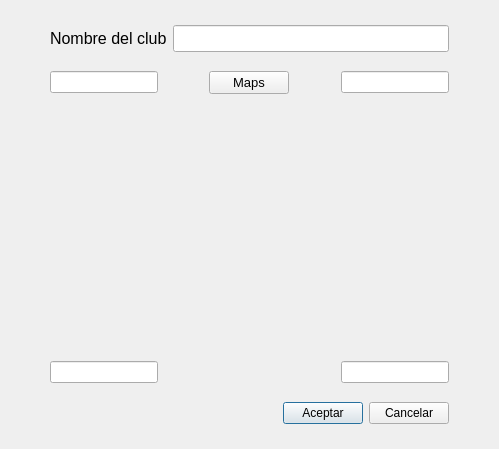
<?xml version="1.0" encoding="UTF-8"?>
<ui version="4.0">
 <class>DialogNewCourt</class>
 <widget class="QDialog" name="DialogNewCourt">
  <property name="windowModality">
   <enum>Qt::NonModal</enum>
  </property>
  <property name="geometry">
   <rect>
    <x>0</x>
    <y>0</y>
    <width>499</width>
    <height>449</height>
   </rect>
  </property>
  <property name="sizePolicy">
   <sizepolicy hsizetype="Expanding" vsizetype="Expanding">
    <horstretch>0</horstretch>
    <verstretch>0</verstretch>
   </sizepolicy>
  </property>
  <property name="minimumSize">
   <size>
    <width>0</width>
    <height>0</height>
   </size>
  </property>
  <property name="maximumSize">
   <size>
    <width>772</width>
    <height>605</height>
   </size>
  </property>
  <property name="windowTitle">
   <string>GPSport - Añadir Cancha</string>
  </property>
  <property name="styleSheet">
   <string notr="true"/>
  </property>
  <layout class="QGridLayout" name="gridLayout_2">
   <item row="5" column="1">
    <spacer name="verticalSpacer">
     <property name="orientation">
      <enum>Qt::Vertical</enum>
     </property>
     <property name="sizeHint" stdset="0">
      <size>
       <width>20</width>
       <height>40</height>
      </size>
     </property>
    </spacer>
   </item>
   <item row="3" column="1">
    <spacer name="verticalSpacer_2">
     <property name="orientation">
      <enum>Qt::Vertical</enum>
     </property>
     <property name="sizeHint" stdset="0">
      <size>
       <width>20</width>
       <height>40</height>
      </size>
     </property>
    </spacer>
   </item>
   <item row="0" column="1">
    <spacer name="verticalSpacer_5">
     <property name="orientation">
      <enum>Qt::Vertical</enum>
     </property>
     <property name="sizeHint" stdset="0">
      <size>
       <width>20</width>
       <height>40</height>
      </size>
     </property>
    </spacer>
   </item>
   <item row="6" column="1">
    <layout class="QHBoxLayout" name="horizontalLayout_2">
     <item>
      <spacer name="horizontalSpacer_4">
       <property name="orientation">
        <enum>Qt::Horizontal</enum>
       </property>
       <property name="sizeHint" stdset="0">
        <size>
         <width>40</width>
         <height>20</height>
        </size>
       </property>
      </spacer>
     </item>
     <item>
      <widget class="QPushButton" name="pushButtonAceptar">
       <property name="text">
        <string>Aceptar</string>
       </property>
      </widget>
     </item>
     <item>
      <widget class="QPushButton" name="pushButtonCancelar">
       <property name="text">
        <string>Cancelar</string>
       </property>
      </widget>
     </item>
    </layout>
   </item>
   <item row="4" column="2">
    <spacer name="horizontalSpacer">
     <property name="orientation">
      <enum>Qt::Horizontal</enum>
     </property>
     <property name="sizeHint" stdset="0">
      <size>
       <width>40</width>
       <height>20</height>
      </size>
     </property>
    </spacer>
   </item>
   <item row="4" column="0">
    <spacer name="horizontalSpacer_2">
     <property name="orientation">
      <enum>Qt::Horizontal</enum>
     </property>
     <property name="sizeHint" stdset="0">
      <size>
       <width>40</width>
       <height>20</height>
      </size>
     </property>
    </spacer>
   </item>
   <item row="1" column="1">
    <layout class="QHBoxLayout" name="horizontalLayout">
     <item>
      <widget class="QLabel" name="label">
       <property name="font">
        <font>
         <pointsize>12</pointsize>
        </font>
       </property>
       <property name="text">
        <string>Nombre del club</string>
       </property>
      </widget>
     </item>
     <item>
      <widget class="QLineEdit" name="lineEditcancha">
       <property name="font">
        <font>
         <pointsize>12</pointsize>
        </font>
       </property>
      </widget>
     </item>
    </layout>
   </item>
   <item row="4" column="1">
    <layout class="QGridLayout" name="gridLayout">
     <item row="0" column="1">
      <spacer name="horizontalSpacer_3">
       <property name="orientation">
        <enum>Qt::Horizontal</enum>
       </property>
       <property name="sizeHint" stdset="0">
        <size>
         <width>40</width>
         <height>20</height>
        </size>
       </property>
      </spacer>
     </item>
     <item row="3" column="0">
      <spacer name="verticalSpacer_3">
       <property name="orientation">
        <enum>Qt::Vertical</enum>
       </property>
       <property name="sizeHint" stdset="0">
        <size>
         <width>20</width>
         <height>40</height>
        </size>
       </property>
      </spacer>
     </item>
     <item row="0" column="0">
      <widget class="QLineEdit" name="lineEditcorner4"/>
     </item>
     <item row="0" column="4">
      <widget class="QLineEdit" name="lineEditcorner1"/>
     </item>
     <item row="2" column="0" colspan="5">
      <widget class="QLabel" name="labeldibujocancha">
       <property name="sizePolicy">
        <sizepolicy hsizetype="Expanding" vsizetype="Expanding">
         <horstretch>0</horstretch>
         <verstretch>0</verstretch>
        </sizepolicy>
       </property>
       <property name="minimumSize">
        <size>
         <width>381</width>
         <height>201</height>
        </size>
       </property>
       <property name="maximumSize">
        <size>
         <width>500</width>
         <height>500</height>
        </size>
       </property>
       <property name="text">
        <string/>
       </property>
       <property name="pixmap">
        <pixmap resource="recurso.qrc">:/cancha_pasto.jpg</pixmap>
       </property>
       <property name="scaledContents">
        <bool>true</bool>
       </property>
      </widget>
     </item>
     <item row="4" column="4">
      <widget class="QLineEdit" name="lineEditcorner2"/>
     </item>
     <item row="4" column="0">
      <widget class="QLineEdit" name="lineEditcorner3"/>
     </item>
     <item row="0" column="2">
      <widget class="QPushButton" name="pushButtonMaps">
       <property name="font">
        <font>
         <pointsize>10</pointsize>
         <weight>50</weight>
         <bold>false</bold>
        </font>
       </property>
       <property name="text">
        <string>Maps</string>
       </property>
       <property name="icon">
        <iconset resource="recurso.qrc">
         <normaloff>:/Icons/Chrome.png</normaloff>:/Icons/Chrome.png</iconset>
       </property>
       <property name="iconSize">
        <size>
         <width>24</width>
         <height>24</height>
        </size>
       </property>
      </widget>
     </item>
     <item row="1" column="2">
      <spacer name="verticalSpacer_4">
       <property name="orientation">
        <enum>Qt::Vertical</enum>
       </property>
       <property name="sizeHint" stdset="0">
        <size>
         <width>20</width>
         <height>40</height>
        </size>
       </property>
      </spacer>
     </item>
     <item row="0" column="3">
      <spacer name="horizontalSpacer_5">
       <property name="orientation">
        <enum>Qt::Horizontal</enum>
       </property>
       <property name="sizeHint" stdset="0">
        <size>
         <width>40</width>
         <height>20</height>
        </size>
       </property>
      </spacer>
     </item>
    </layout>
   </item>
   <item row="7" column="1">
    <spacer name="verticalSpacer_6">
     <property name="orientation">
      <enum>Qt::Vertical</enum>
     </property>
     <property name="sizeHint" stdset="0">
      <size>
       <width>20</width>
       <height>40</height>
      </size>
     </property>
    </spacer>
   </item>
  </layout>
 </widget>
 <tabstops>
  <tabstop>pushButtonMaps</tabstop>
  <tabstop>lineEditcancha</tabstop>
  <tabstop>lineEditcorner1</tabstop>
  <tabstop>lineEditcorner2</tabstop>
  <tabstop>lineEditcorner3</tabstop>
  <tabstop>lineEditcorner4</tabstop>
  <tabstop>pushButtonAceptar</tabstop>
  <tabstop>pushButtonCancelar</tabstop>
 </tabstops>
 <resources>
  <include location="recurso.qrc"/>
 </resources>
 <connections/>
</ui>
